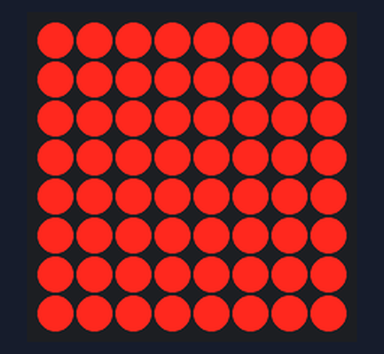
Simulated run of this sketch. Board: Arduino Uno, built with avr-gcc and run on an emulated ATmega328P. On the bench: 8×8 LED matrix.

Above: at 0.1 s.

The sketch:

MD_MAX77xx.ino
```cpp
//Se incluye la librería
#include <MD_MAX72xx.h>
/*Se declaran las constantes, que son los pines a donde se
 * conectan los puertos y el tipo de HARDWARE, poner este
 */
#define HARDWARE_TYPE MD_MAX72XX::DR0CR0RR1_HW
#define CLK_PIN 4
#define DATA_PIN 2
#define CS_PIN 3
//Se define el número de matrices utilizadas.
#define NUM_OF_MATRIX 1
/*Se declará el tipo de objeto utilizando los valores de las
constantes previamente definidas.
*/
MD_MAX72XX matriz = MD_MAX72XX(HARDWARE_TYPE, DATA_PIN, CLK_PIN, CS_PIN, NUM_OF_MATRIX);
/* Se utilizan dos variables tipo string
 *  mensaje= donde se almacena el mensaje a mostrar
 *  proximo_mensaje=utilizada como almacenamiento temporal cuando se actualiza el mensaje
 *  desde el puerto serie
 */

void setup() {
//Inicializar el objeto mx
matriz.begin();
//Establecer intencidad a un valor de 5
matriz.control(MD_MAX72XX::INTENSITY,5);
//Comprueba si sirven todos los leds
matriz.control(MD_MAX72XX::TEST,true);
//Desactivar auto-actualización
matriz.control(MD_MAX72XX::UPDATE, false);

}

void loop() {

  /* printText():Imprime un texto en las matrices comenzando en la columna indicada
   * slide_text():Muestra el valor de la variable global mensaje desplazandose por la matriz de izquierda a derech
   * actualizar_mensaje():Comprueba el puerto serie y si existe algún mensaje nuevo actualiza el valor de la variable mensaje
   */
//Encender un LED indicando su fila y columna
matriz.setPoint(3, 2, true);
delay(100);
matriz.setRow(0,7,B1111111);
delay(100);

  //Actualiza el contenido de la pantalla
matriz.update();

}
```
